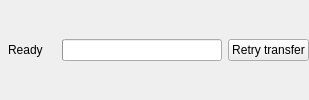
<?xml version='1.0' encoding='UTF-8'?>
<ui version="4.0">
 <class>StatusPanel</class>
 <widget class="QWidget" name="StatusPanel">
  <layout class="QHBoxLayout" name="statusLayout" stretch="1,1,0,0">
   <property name="leftMargin">
    <number>8</number>
   </property>
   <property name="topMargin">
    <number>0</number>
   </property>
   <property name="rightMargin">
    <number>0</number>
   </property>
   <property name="bottomMargin">
    <number>0</number>
   </property>
   <item>
    <widget class="QLabel" name="activity">
     <property name="text">
      <string>Ready</string>
     </property>
     <property name="textFormat">
      <enum>Qt::PlainText</enum>
     </property>
     <property name="wordWrap">
      <bool>false</bool>
     </property>
    </widget>
   </item>
   <item>
    <widget class="QLabel" name="transferInfo">
     <property name="text">
      <string />
     </property>
     <property name="wordWrap">
      <bool>false</bool>
     </property>
     <property name="textFormat">
      <enum>Qt::PlainText</enum>
     </property>
     <property name="maximumSize">
      <size>
       <width>16777215</width>
       <height>16777215</height>
      </size>
     </property>
    </widget>
   </item>
   <item>
    <widget class="QProgressBar" name="progress">
     <property name="textVisible">
      <bool>false</bool>
     </property>
     <property name="minimumSize">
      <size>
       <width>160</width>
       <height>0</height>
      </size>
     </property>
     <property name="maximumSize">
      <size>
       <width>160</width>
       <height>16777215</height>
      </size>
     </property>
    </widget>
   </item>
   <item>
    <widget class="QPushButton" name="retryTransfer">
     <property name="text">
      <string>Retry transfer</string>
     </property>
    </widget>
   </item>
  </layout>
 </widget>
 <resources />
 <connections />
</ui>
